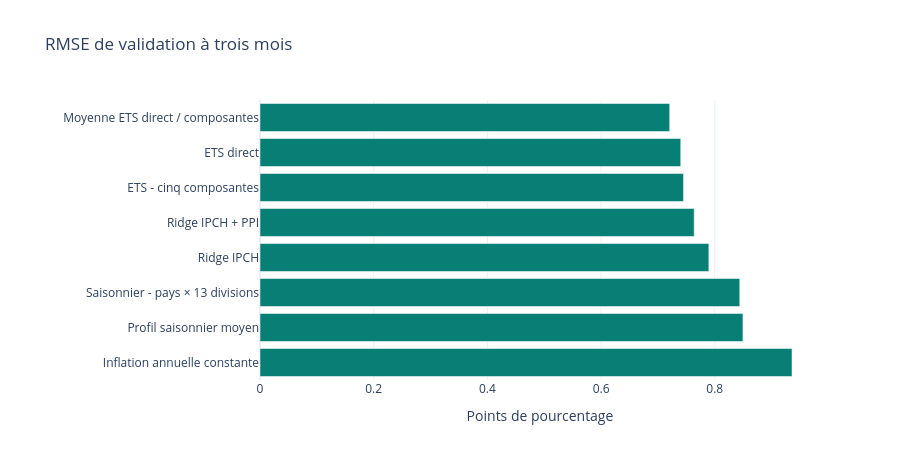

The notebook cell saved with this chart:
### Markdown cell above
## Erreur à trois mois

Le critère principal est le RMSE en points de pourcentage. MAE, biais et échecs complètent ce classement.

### Code cell
h3 = scores.query('horizon == 3 and eligible').sort_values('rmse_pp', ascending=False)
fig = go.Figure(go.Bar(x=h3.rmse_pp, y=h3.model.map(MODEL_LABELS), orientation='h', marker_color='#087f75'))
fig.update_layout(template='plotly_white', title='RMSE de validation à trois mois', xaxis_title='Points de pourcentage', margin=dict(l=260), height=460)
fig.show(renderer='plotly_mimetype')

### Figure 1 — Plotly figure (JSON) as saved in the notebook; plotly's stock layout.template omitted (floating-point values rounded to 4 significant figures)
{"data": [{"marker": {"color": "#087f75"}, "orientation": "h", "x": [0.9359, 0.8496, 0.8439, 0.7896, 0.7638, 0.7451, 0.7401, 0.7207], "y": ["Inflation annuelle constante", "Profil saisonnier moyen", "Saisonnier - pays × 13 divisions", "Ridge IPCH", "Ridge IPCH + PPI", "ETS - cinq composantes", "ETS direct", "Moyenne ETS direct / composantes"], "type": "bar"}], "layout": {"margin": {"l": 260}, "title": {"text": "RMSE de validation à trois mois"}, "xaxis": {"title": {"text": "Points de pourcentage"}}, "height": 460}}
